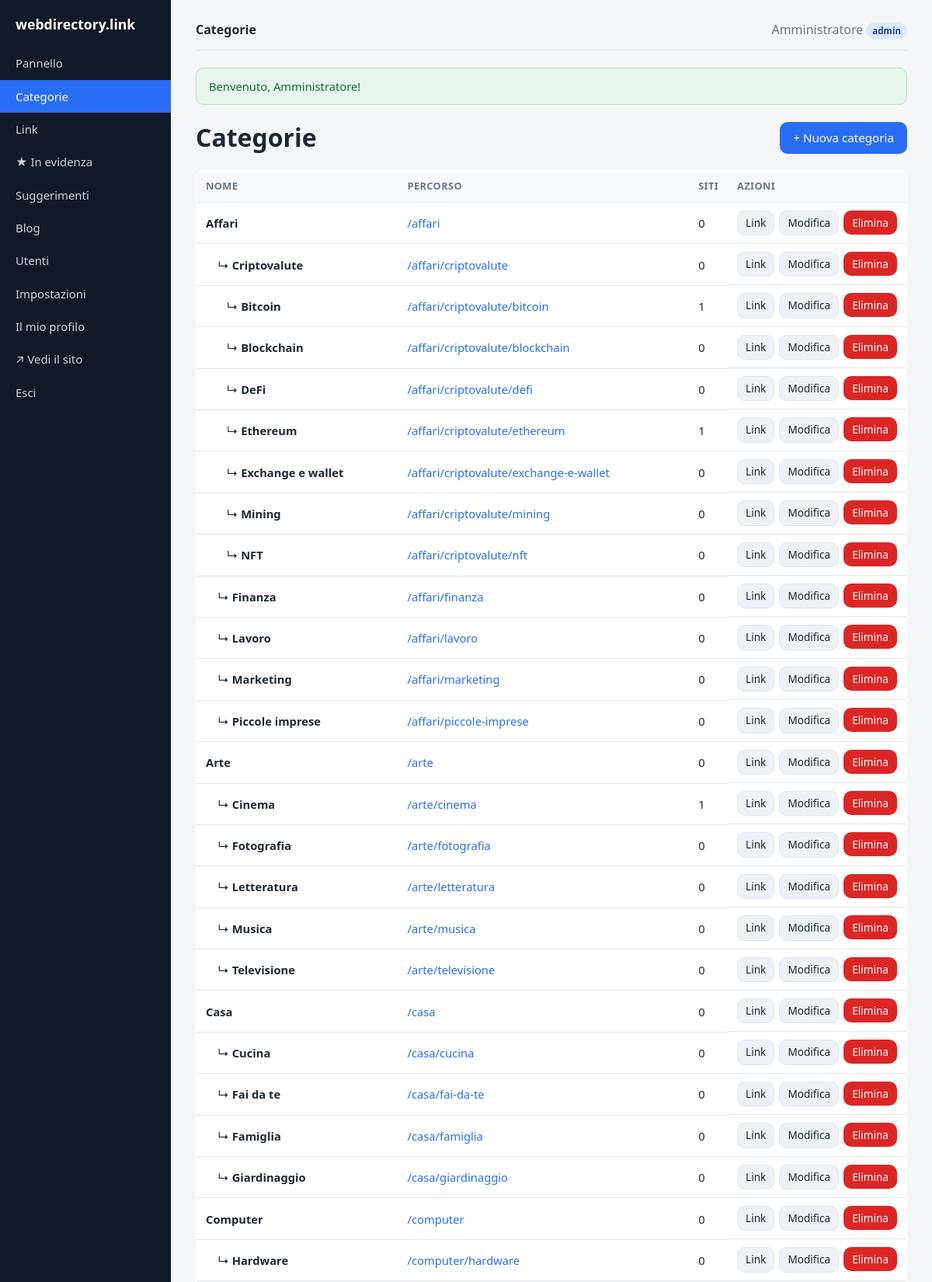
The app's page /admin/categories (signed in, upper part) with its own data.
### tables this page shows
CREATE TABLE `settings` (
  `key`   VARCHAR(64) NOT NULL,
  `value` TEXT NULL,
  PRIMARY KEY (`key`)
);

CREATE TABLE `categories` (
  `id`          INT UNSIGNED NOT NULL AUTO_INCREMENT,
  `parent_id`   INT UNSIGNED NULL,
  `name`        VARCHAR(160) NOT NULL,
  `slug`        VARCHAR(180) NOT NULL,
  `path`        VARCHAR(2000) NOT NULL DEFAULT '',   
  `description` TEXT NULL,
  `sort_order`  INT NOT NULL DEFAULT 0,
  `created_at`  DATETIME NOT NULL DEFAULT CURRENT_TIMESTAMP,
  PRIMARY KEY (`id`),
  KEY `idx_categories_parent` (`parent_id`),
  KEY `idx_categories_path` (`path`(191)),
  CONSTRAINT `fk_categories_parent` FOREIGN KEY (`parent_id`)
      REFERENCES `categories`(`id`) ON DELETE CASCADE
);

### app/helpers.php (called while the page is built, shortened)
<?php
function e(?string $v): string
{
    return htmlspecialchars((string) $v, ENT_QUOTES | ENT_SUBSTITUTE, 'UTF-8');
}
function setting(string $key, string $default = ''): string
{
    return Setting::get($key, $default);
}
function url(string $path = ''): string
{
    global $CONFIG;
    $base = rtrim($CONFIG['site']['base_url'] ?? '', '/');
    $path = '/' . ltrim($path, '/');
    return $base . ($path === '/' ? '/' : $path);
}
function current_user(): ?array
{
    return $_SESSION['user'] ?? null;
}
function is_admin(): bool
{
    $u = current_user();
    return $u !== null && ($u['role'] ?? '') === 'admin';
}
function take_flash(): array
{
    $f = $_SESSION['flash'] ?? [];
    return $f;
}
function view(string $view, array $data = [], string $layout = 'layout'): void
{
    extract($data, EXTR_SKIP);
    require APP_PATH . '/views/' . $view . '.php';
    $content = ob_get_clean();
    require APP_PATH . '/views/partials/' . $layout . '.php';
}

### app/controllers/AdminController.php (called while the page is built, shortened)
<?php
class AdminController
{
    public static function categories(): void
    {
        self::render('admin/categories', [
            'title'      => 'Categorie',
            'categories' => Category::all(),
        ]);
    }
    private static function render(string $view, array $data): void
    {
        $data['pending_badge'] = Link::pendingCount();
        view($view, $data, 'admin_layout');
    }
}

### app/config.php (called while the page is built)
<?php
return [
    'db' => [
        'driver'  => getenv('DB_DRIVER') ?: 'mysql',
        'host'    => getenv('DB_HOST') ?: '127.0.0.1',
        'name'    => getenv('DB_NAME') ?: 'dircms',
        'user'    => getenv('DB_USER') ?: 'root',
        'pass'    => getenv('DB_PASS') ?: '',
        'charset' => 'utf8mb4',
    ],
    'site' => [
        'name'     => 'webdirectory.link',
        'base_url' => '',
        'url'      => getenv('SITE_URL') ?: 'https://webdirectory.link',
        'email'    => 'info@webdirectory.link',
        'owner'    => '',
    ],
    'per_page' => 20,
    'adsense' => [
        'client' => getenv('ADSENSE_CLIENT') ?: '',
        'slot'   => getenv('ADSENSE_SLOT') ?: '',
    ],
    'antispam' => [
        'enabled'  => true,
        'min_secs' => 3,
    ],
    'describe' => [
        'meta_enabled' => true,
        'ai_enabled'   => (bool) (getenv('ANTHROPIC_API_KEY')),
        'ai_api_key'   => getenv('ANTHROPIC_API_KEY') ?: '',
        'ai_model'     => 'claude-haiku-4-5',
    ],
];

### app/models/Category.php (called while the page is built, shortened)
<?php
class Category
{
    public static function db(): PDO
    {
        return Database::pdo();
    }
    public static function all(): array
    {
        return self::db()->query(
            'SELECT * FROM categories ORDER BY path'
        )->fetchAll();
    }
    public static function linkCount(int $categoryId): int
    {
        $st = self::db()->prepare(
            "SELECT COUNT(*) FROM links WHERE category_id = ? AND status = 'approved'"
        );
        $st->execute([$categoryId]);
        return (int) $st->fetchColumn();
    }
}

### app/Database.php (called while the page is built, shortened)
<?php
class Database
{
    private static ?PDO $pdo = null;
    public static function connect(array $cfg): PDO
    {
        $dsn = sprintf(
            'mysql:host=%s;dbname=%s;charset=%s',
            $cfg['host'],
            $cfg['name'],
            $cfg['charset']
        );
        self::$pdo = new PDO($dsn, $cfg['user'], $cfg['pass'], [
            PDO::ATTR_ERRMODE            => PDO::ERRMODE_EXCEPTION,
            PDO::ATTR_DEFAULT_FETCH_MODE => PDO::FETCH_ASSOC,
            PDO::ATTR_EMULATE_PREPARES   => false,
        ]);
        return self::$pdo;
    }
    public static function pdo(): PDO
    {
        return self::$pdo;
    }
}

### app/models/Setting.php (called while the page is built, shortened)
<?php
class Setting
{
    private static ?array $cache = null;
    private static function load(): array
    {
        self::$cache = [];
        try {
            $rows = Database::pdo()->query('SELECT `key`,`value` FROM settings');
            foreach ($rows as $r) {
                self::$cache[$r['key']] = $r['value'];
            }
        } catch (Throwable $e) {
        }
        return self::$cache;
    }
    public static function get(string $key, string $default = ''): string
    {
        $all = self::load();
        $v = $all[$key] ?? null;
        return ($v === null || $v === '') ? $default : $v;
    }
}

### app/views/admin/categories.php (the view, shortened to what this page needs)
<div class="page-head">
  <h1 style="margin:0">Categorie</h1>
  <a class="btn" href="<?= e(url('/admin/categories/create')) ?>">+ Nuova categoria</a>
</div>
<?php if (!$categories): ?>
  <p class="muted">Nessuna categoria. Creane una per iniziare.</p>
<?php else: ?>
  <table class="data">
    <thead><tr><th>Nome</th><th>Percorso</th><th>Siti</th><th>Azioni</th></tr></thead>
    <tbody>
      <?php foreach ($categories as $c): ?>
        <?php $depth = $c['path'] === '' ? 0 : substr_count($c['path'], '/'); ?>
        <tr>
          <td><?= str_repeat('&nbsp;&nbsp;&nbsp;', $depth) ?>
            <?= $depth ? '↳ ' : '' ?><strong><?= e($c['name']) ?></strong></td>
          <td><a href="<?= e(url($c['path'])) ?>" target="_blank">/<?= e($c['path']) ?></a></td>
          <td><?= Category::linkCount((int)$c['id']) ?></td>
          <td class="actions-cell">
            <a class="btn small secondary" href="<?= e(url('/admin/links')) ?>?category_id=<?= (int)$c['id'] ?>">Link</a>
            <a class="btn small secondary" href="<?= e(url('/admin/categories/' . $c['id'] . '/edit')) ?>">Modifica</a>
            <form method="post" action="<?= e(url('/admin/categories/' . $c['id'] . '/delete')) ?>"
                  onsubmit="return confirm('Eliminare «<?= e($c['name']) ?>» e tutto il suo contenuto?');">
              <button class="btn small danger" type="submit">Elimina</button>
            </form>
          </td>
        </tr>
      <?php endforeach; ?>
    </tbody>
  </table>
<?php endif; ?>

### public/index.php (shortened to what this page needs)
<?php
$configFile = APP_PATH . '/config.php';
$CONFIG = require $configFile;
require APP_PATH . '/Database.php';
require APP_PATH . '/helpers.php';
require APP_PATH . '/Describe.php';
require APP_PATH . '/models/Category.php';
require APP_PATH . '/models/Setting.php';
require APP_PATH . '/controllers/AdminController.php';
$uri = parse_url($_SERVER['REQUEST_URI'] ?? '/', PHP_URL_PATH) ?? '/';
$uri = '/' . trim(rawurldecode($uri), '/');
$method = $_SERVER['REQUEST_METHOD'] ?? 'GET';
foreach ($routes as [$rMethod, $pattern, $handler]) {
    if ($rMethod === $method && preg_match($pattern, $uri, $m)) {
        array_shift($m);
        $handler(...$m);
        exit;
    }
}

### app/views/partials/admin_layout.php (shortened to what this page needs)
<?php
$siteName = setting('site_name', $CONFIG['site']['name'] ?? 'Directory');
$flash = take_flash();
$u = current_user();
$uri = parse_url($_SERVER['REQUEST_URI'] ?? '/', PHP_URL_PATH) ?? '';
$nav = function (string $path) use ($uri): string {
    return str_contains($uri, $path) ? 'active' : '';
};
?><!DOCTYPE html>
<html lang="it">
<head>
  <link rel="stylesheet" href="<?= e(url('assets/css/style.css')) ?>">
</head>
<body>
<div class="admin-shell">
  <nav class="admin-nav">
    <a class="brand" href="<?= e(url('/admin')) ?>"><?= e($siteName) ?></a>
    <a class="<?= $uri === url('/admin') || $uri === '/admin' ? 'active' : '' ?>" href="<?= e(url('/admin')) ?>">Pannello</a>
    <a class="<?= $nav('/admin/categories') ?>" href="<?= e(url('/admin/categories')) ?>">Categorie</a>
    <a class="<?= $nav('/admin/links') ?>" href="<?= e(url('/admin/links')) ?>">Link</a>
    <a class="<?= $nav('/admin/featured') ?>" href="<?= e(url('/admin/featured')) ?>">★ In evidenza</a>
    <a class="<?= $nav('/admin/suggestions') ?>" href="<?= e(url('/admin/suggestions')) ?>">
      Suggerimenti
    </a>
    <a class="<?= $nav('/admin/posts') ?>" href="<?= e(url('/admin/posts')) ?>">Blog</a>
    <?php if (is_admin()): ?>
      <a class="<?= $nav('/admin/users') ?>" href="<?= e(url('/admin/users')) ?>">Utenti</a>
      <a class="<?= $nav('/admin/settings') ?>" href="<?= e(url('/admin/settings')) ?>">Impostazioni</a>
    <?php endif; ?>
    <a class="<?= $nav('/admin/profile') ?>" href="<?= e(url('/admin/profile')) ?>">Il mio profilo</a>
    <a href="<?= e(url('/')) ?>">↗ Vedi il sito</a>
    <a href="<?= e(url('/logout')) ?>">Esci</a>
  </nav>
  <div class="admin-main">
    <div class="admin-topbar">
      <strong><?= e($title ?? '') ?></strong>
      <span class="muted">
        <?= e($u['name'] ?? '') ?>
        <span class="badge <?= e($u['role'] ?? 'editor') ?>"><?= e($u['role'] ?? '') ?></span>
      </span>
    </div>
    <?php if (!empty($flash['success'])): ?>
      <div class="alert success"><?= e($flash['success']) ?></div>
    <?php endif; ?>
    <?= $content ?>
  </div>
</div>
</body>
</html>

### assets/css/style.css (style rules this page uses)
:root { --bg:#f5f6f8; --panel:#ffffff; --ink:#1f2733; --muted:#6b7684; --brand:#2a6df5; --brand-dark:#1a52c9; --border:#e2e6ec; --ok:#1f9d55; --warn:#d97706; --danger:#dc2626; --pending:#fff7ed; --radius:10px; --shadow:0 1px 3px rgba(20,30,50,.08); }
* { box-sizing:border-box }
body { margin:0; font-family:system-ui,-apple-system,"Segoe UI",Roboto,Helvetica,Arial,sans-serif; color:var(--ink); background:var(--bg); line-height:1.5; }
a { color:var(--brand); text-decoration:none }
.btn { display:inline-block; padding:8px 16px; border-radius:var(--radius); border:1px solid transparent; background:var(--brand); color:#fff; font-size:.95rem; cursor:pointer; font-family:inherit; }
.btn.small { padding:5px 10px; font-size:.85rem }
.btn.secondary { background:#eef1f6; color:var(--ink); border-color:var(--border) }
.btn.danger { background:var(--danger) }
.alert { padding:12px 16px; border-radius:var(--radius); margin-bottom:18px; font-size:.92rem }
.alert.success { background:#e7f6ed; color:#0f6b38; border:1px solid #b7e3c6 }
.badge { display:inline-block; padding:2px 8px; border-radius:999px; font-size:.72rem; font-weight:600 }
.badge.admin { background:#dbeafe; color:#1e40af }
table.data { width:100%; border-collapse:collapse; background:var(--panel); border:1px solid var(--border); border-radius:var(--radius); overflow:hidden }
table.data th, table.data td { padding:10px 12px; text-align:left; border-bottom:1px solid var(--border); font-size:.92rem }
table.data th { background:#f7f9fc; font-size:.8rem; text-transform:uppercase; letter-spacing:.03em; color:var(--muted) }
.actions-cell { white-space:nowrap; display:flex; gap:6px }
.actions-cell form { display:inline }
.muted { color:var(--muted) }
h1 { margin-top:0 }
.page-head { display:flex; justify-content:space-between; align-items:center; gap:12px; flex-wrap:wrap; margin-bottom:18px }
.admin-shell { display:flex; min-height:100vh }
.admin-nav { width:220px; background:#111827; color:#cbd5e1; padding:18px 0; flex-shrink:0 }
.admin-nav .brand { color:#fff; font-weight:700; padding:0 20px 16px; font-size:1.1rem; display:block }
.admin-nav a { display:flex; justify-content:space-between; align-items:center; color:#cbd5e1; padding:10px 20px; font-size:.93rem }
.admin-nav a.active { background:var(--brand); color:#fff }
.admin-main { flex:1; padding:26px 32px; max-width:100% }
.admin-topbar { display:flex; justify-content:space-between; align-items:center; margin-bottom:22px; padding-bottom:14px; border-bottom:1px solid var(--border) }

### records on screen
settings: value "webdirectory.link"
categories: name "Affari", path "affari", id "0"
categories: name "Criptovalute", path "affari/criptovalute", id "0"
categories: name "Bitcoin", path "affari/criptovalute/bitcoin", id "1"
categories: name "Blockchain", path "affari/criptovalute/blockchain", id "0"
categories: name "DeFi", path "affari/criptovalute/defi", id "0"
categories: name "Ethereum", path "affari/criptovalute/ethereum", id "1"
categories: name "Exchange e wallet", path "affari/criptovalute/exchange-e-wallet", id "0"
categories: name "Mining", path "affari/criptovalute/mining", id "0"
categories: name "NFT", path "affari/criptovalute/nft", id "0"
categories: name "Finanza", path "affari/finanza", id "0"
categories: name "Lavoro", path "affari/lavoro", id "0"
categories: name "Marketing", path "affari/marketing", id "0"
categories: name "Piccole imprese", path "affari/piccole-imprese", id "0"
categories: name "Arte", path "arte", id "0"
categories: name "Cinema", path "arte/cinema", id "1"
categories: name "Fotografia", path "arte/fotografia", id "0"
categories: name "Letteratura", path "arte/letteratura", id "0"
categories: name "Musica", path "arte/musica", id "0"
categories: name "Televisione", path "arte/televisione", id "0"
categories: name "Casa", path "casa", id "0"
categories: name "Cucina", path "casa/cucina", id "0"
categories: name "Fai da te", path "casa/fai-da-te", id "0"
categories: name "Famiglia", path "casa/famiglia", id "0"
categories: name "Giardinaggio", path "casa/giardinaggio", id "0"
categories: name "Computer", path "computer", id "0"
categories: name "Hardware", path "computer/hardware", id "0"
